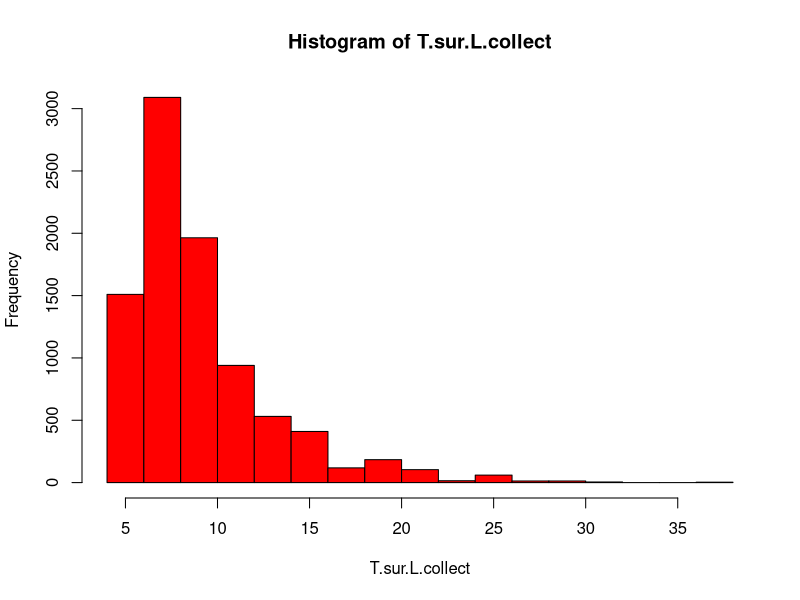
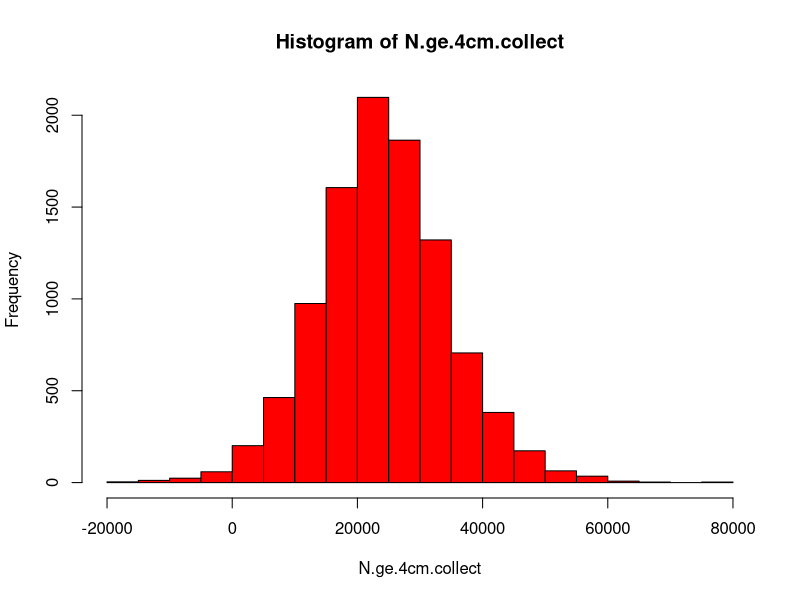
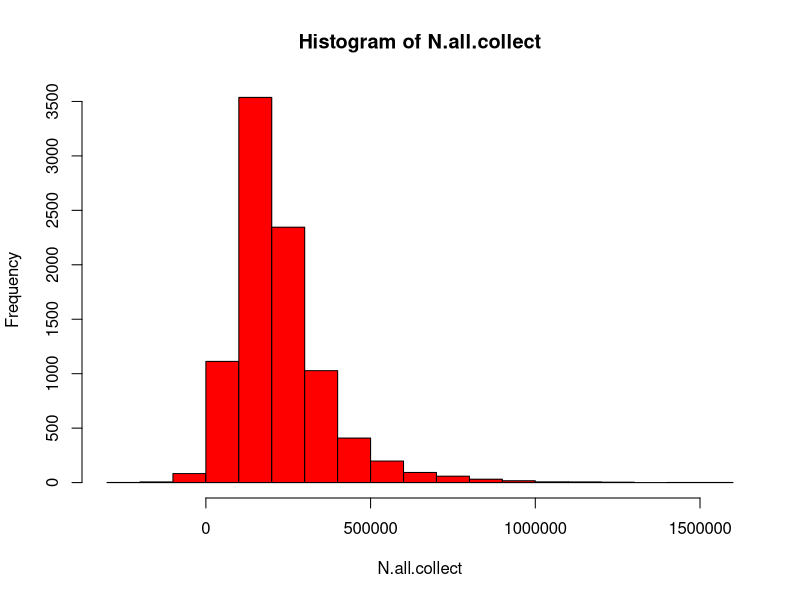

These figures' R source, in order:
#!/bin/R
#
# AUTHOR : Carine Legrand
#
# Date   : 4.12.2019
#
# Object : Bootstrap and sampling procedure for estimate of population size variability
#

D <- c(11,6,4,1,0,1,1,0,1)
T <- c(11,6,4,1,0,1,1,0,1)
L <- c(2,0,1,0,0,0,0,0,0)
a.m <- 593.0743
a.se <- 21.5518
I.m <- 40.467
I.se <- 4.467

#### Bootstrap, cath efficiency
      T.sur.L.collect <- c()
      set.seed(56178961)
      for (b in 1:10000) {
         ix.b <- sample(1:9, replace=TRUE, size=9)
         T.b <- T[ix.b]
         L.b <- L[ix.b]
         if (sum(L.b) > 0) {
           T.sur.L.b <- sum(T.b) / sum(L.b)
         } else {
           T.sur.L.b <- NA
         }
         T.sur.L.collect <- c(T.sur.L.collect, T.sur.L.b)
      }

      summary(T.sur.L.collect)
      hist(T.sur.L.collect, col="red")

      T.sur.L.median <- median(T.sur.L.collect, na.rm=TRUE)
      T.sur.L.mad    <- mad(T.sur.L.collect, na.rm=TRUE)
      c(T.sur.L.median, T.sur.L.mad)
      # 8.000           2.471
      # center          mad, with constant for equivalence with sd


#### Bootstrap, population size, >4cm or all
      N.ge.4cm.collect <- c()
      N.all.collect <- c()
      set.seed(56178962)
      for (b in 1:10000) {
         # Catch efficiency
         ix.b <- sample(1:9, replace=TRUE, size=9)
         T.b <- T[ix.b]
         L.b <- L[ix.b]
         # Density
         iD.b <- sample(1:9, replace=TRUE, size=9)
         D.m  <- mean(D[iD.b])
         D.se <- sd(D[iD.b]) / sqrt(9)
         # Asymptote
         a.se2 <- sqrt(a.se**2 + (D.se/D.m*a.m)^2)
         A.b <- rnorm(n=1,mean=a.m, sd=a.se2)
         # Influence zone
         I.b <- rnorm(n=1,mean=I.m, sd=I.se)
         # Nb animaux >4cm
         N.ge.4cm.b <- A.b * I.b
         N.ge.4cm.collect <- c(N.ge.4cm.collect, N.ge.4cm.b)
         # Nb
         if (sum(L.b) > 0) {
           N.all.b <- N.ge.4cm.b * (sum(T.b) / sum(L.b))
         } else {
           N.all.b <- NA
         }
         N.all.collect <- c(N.all.collect, N.all.b)
      }
      ####
      summary(N.ge.4cm.collect)
      hist(N.ge.4cm.collect,col='red')
      median(N.ge.4cm.collect)
      mad(N.ge.4cm.collect)
      #
      summary(N.all.collect)
      hist(N.all.collect,col='red')
      median(N.all.collect, na.rm=TRUE)
      mad(N.all.collect, na.rm=TRUE)
      #
      list(N.ge4.median=median(N.ge.4cm.collect),
           N.ge4.mad=mad(N.ge.4cm.collect),
           N.ge4.mad.pc=100*mad(N.ge.4cm.collect)/median(N.ge.4cm.collect),
           N.all.median= median(N.all.collect, na.rm=TRUE),
           N.all.mad=mad(N.all.collect, na.rm=TRUE),
           N.all.mad.pc=100*mad(N.all.collect, na.rm=TRUE)/median(N.all.collect, na.rm=TRUE))

#$N.ge4.median
#[1] 23608.47

#$N.ge4.mad
#[1] 9876.645

#$N.all.median
#[1] 191977

#$N.all.mad
#[1] 103165.8


